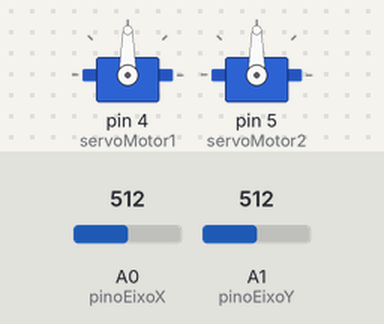
This sketch was run on a simulated Arduino Uno, built with avr-gcc and run on an emulated ATmega328P. Parts: 2 × servo. The inputs (shaded band) are chosen by the test bench; at power-on: A0 (pinoEixoX) = 512, A1 (pinoEixoY) = 512.

Above: at 1.2 s.
1.3 s: A0 (pinoEixoX) set to 716
At 2.7 s:
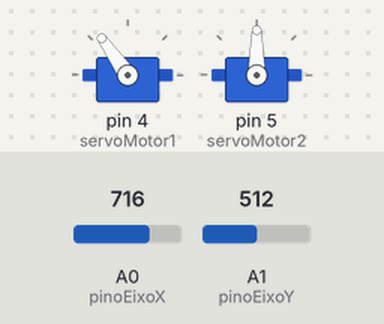
3.0 s: A1 (pinoEixoY) set to 306
At 4.4 s:
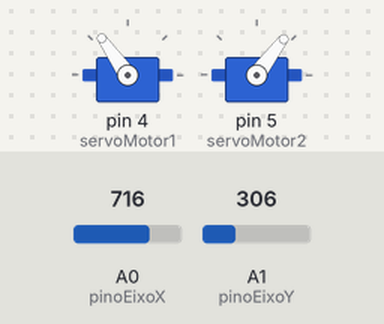
4.7 s: A0 (pinoEixoX) set to 900
At 5.9 s:
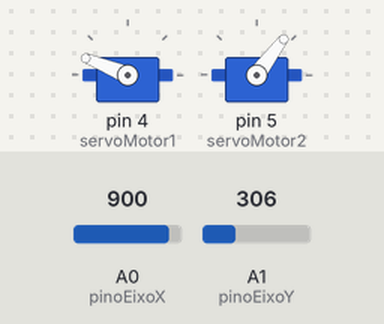
6.4 s: A0 (pinoEixoX) set to 306
At 7.5 s:
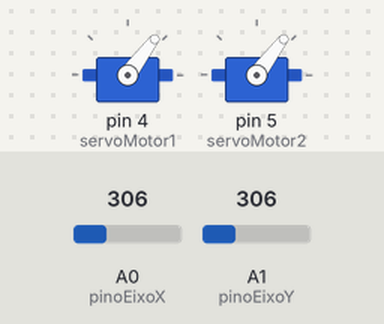
8.2 s: A1 (pinoEixoY) set to 122
At 9.2 s:
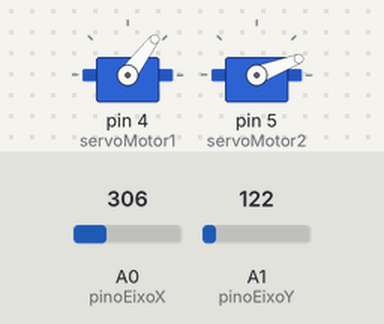
9.9 s: A1 (pinoEixoY) set to 0
At 11.5 s:
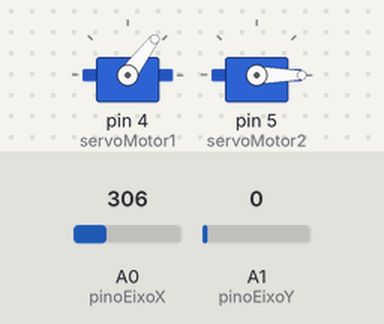
Timing chart, 0 to 12.5 s (numbered marks = the images above; inputs shaded):
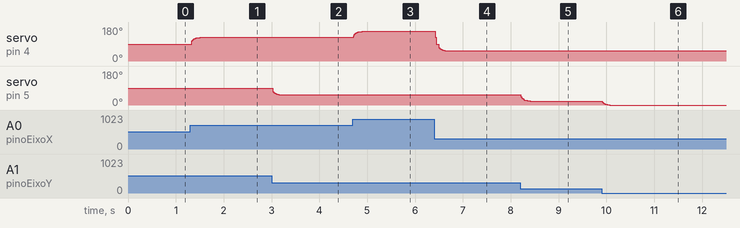

Measured:
- after the input at 1.3 s, servo on pin 4 (servoMotor1): moves from 90° to 125° over 0.18 s, starting at once
- after the input at 3.0 s, servo on pin 5 (servoMotor2): moves from 90° to 53° over 0.27 s, starting at once
- after the input at 4.7 s, servo on pin 4 (servoMotor1): moves from 125° to 158° over 0.25 s, starting at once
- after the input at 6.4 s, servo on pin 4 (servoMotor1): moves from 158° to 53° over 0.35 s, starting at once
- after the input at 8.2 s, servo on pin 5 (servoMotor2): moves from 53° to 21° over 0.21 s, starting at once
- after the input at 9.9 s, servo on pin 5 (servoMotor2): 21° → 0° at once

The sketch:

mazeGame.ino
```cpp
#include <Servo.h>

Servo servoMotor1;
Servo servoMotor2;

int pinoEixoX = 0; // A0
int pinoEixoY = 1; // A1

// --- AJUSTES DE SENSIBILIDADE ---

const int TOLERANCIA_ZONA_MORTA = 100;
const int CENTRO_JOYSTICK = 512;

const int LIMITE_MINIMO = CENTRO_JOYSTICK - TOLERANCIA_ZONA_MORTA;
const int LIMITE_MAXIMO = CENTRO_JOYSTICK + TOLERANCIA_ZONA_MORTA;

// --- FILTRO SUAVIZADOR ---
const float FATOR_SUAVIZACAO = 0.3;
float valorSuaveX = 512.0;
float valorSuaveY = 512.0;


unsigned long tempoAnterior = 0;
const long intervalo = 500;

void setup() {
  Serial.begin(9600);
  servoMotor1.attach(4);
  servoMotor2.attach(5);

  // Inicia os servos no centro
  servoMotor1.write(90);
  servoMotor2.write(90);
}

void loop() {

  // --- EIXO X (Servo 1) ---

  // 1. Lê o valor bruto do joystick
  int valorBrutoX = analogRead(pinoEixoX);

  // 2. Aplica o filtro suavizador
  valorSuaveX = (FATOR_SUAVIZACAO * valorBrutoX) + ((1.0 - FATOR_SUAVIZACAO) * valorSuaveX);

  // 3. Usa o valor suavizado (convertido para int) para a lógica
  int valorEixoX = (int)valorSuaveX;

  // 4. Verifica a zona morta
  if (valorEixoX < LIMITE_MINIMO || valorEixoX > LIMITE_MAXIMO) {
    int posicaoServo1 = map(valorEixoX, 0, 1023, 0, 180);
    servoMotor1.write(posicaoServo1);
  } else {
    servoMotor1.write(90);
  }


  // --- EIXO Y (Servo 2) ---

  int valorBrutoY = analogRead(pinoEixoY);

  valorSuaveY = (FATOR_SUAVIZACAO * valorBrutoY) + ((1.0 - FATOR_SUAVIZACAO) * valorSuaveY);
  int valorEixoY = (int)valorSuaveY;

  if (valorEixoY < LIMITE_MINIMO || valorEixoY > LIMITE_MAXIMO) {
    int posicaoServo2 = map(valorEixoY, 0, 1023, 0, 180);
    servoMotor2.write(posicaoServo2);
  } else {
    servoMotor2.write(90);
  }

  unsigned long tempoAtual = millis();
  if (tempoAtual - tempoAnterior >= intervalo) {
    tempoAnterior = tempoAtual;
  }

  delay(20);
}
```
